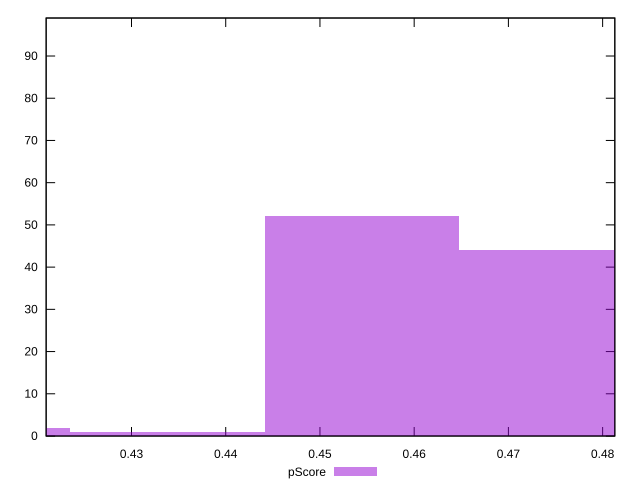

Generate this figure with gnuplot:
reset

$pScore <<EOF
0.433820115489756 1
0.4131620147521486 2
0.45447821622736345 52
0.4751363169649709 44
EOF

set key outside below
set boxwidth 0.02065810073760743
set xrange [0.42094117647058826:0.4812941176470588]
set yrange [0:99]
set trange [0:99]
set style fill transparent solid 0.5 noborder
set terminal svg size 640, 490 enhanced background rgb 'white'
set output "report/report_00029_2021-02-24T13-36-40.390Z/uses-rel-preload/samples/card/pScore/histogram.svg"

plot $pScore title "pScore" with boxes

reset
